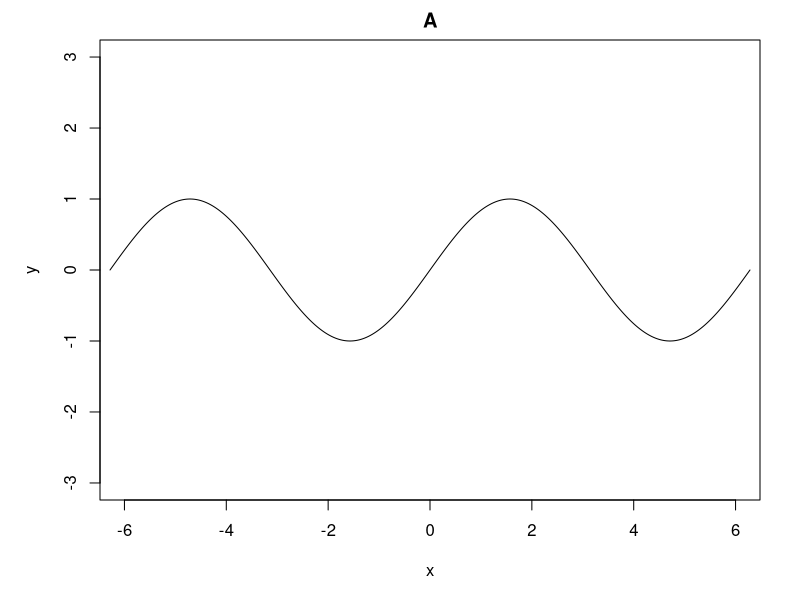
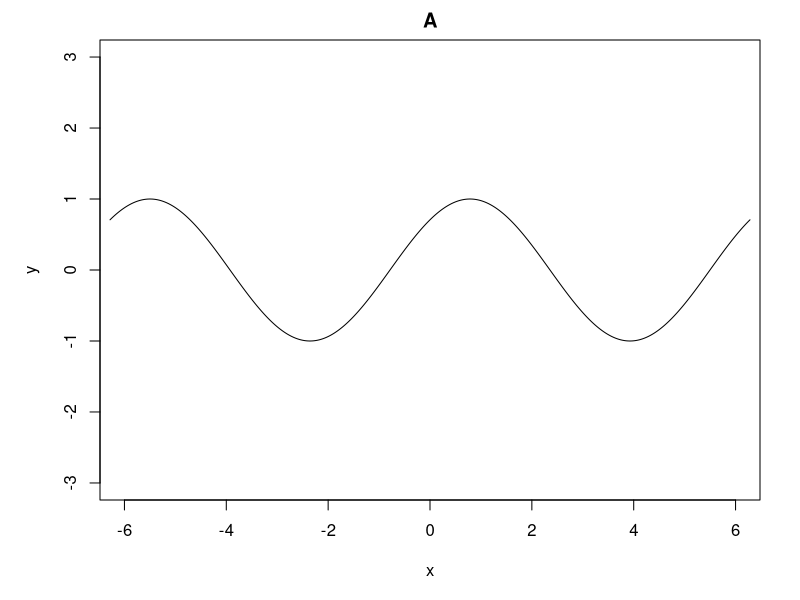
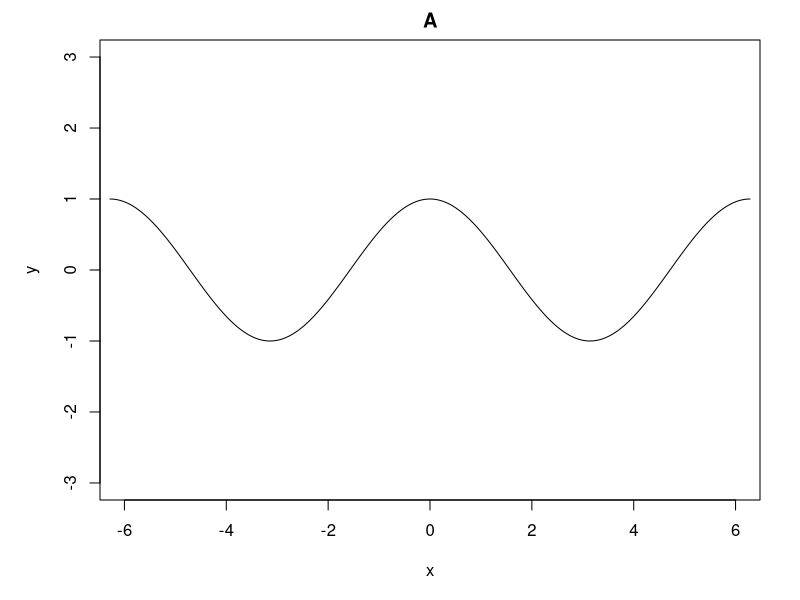
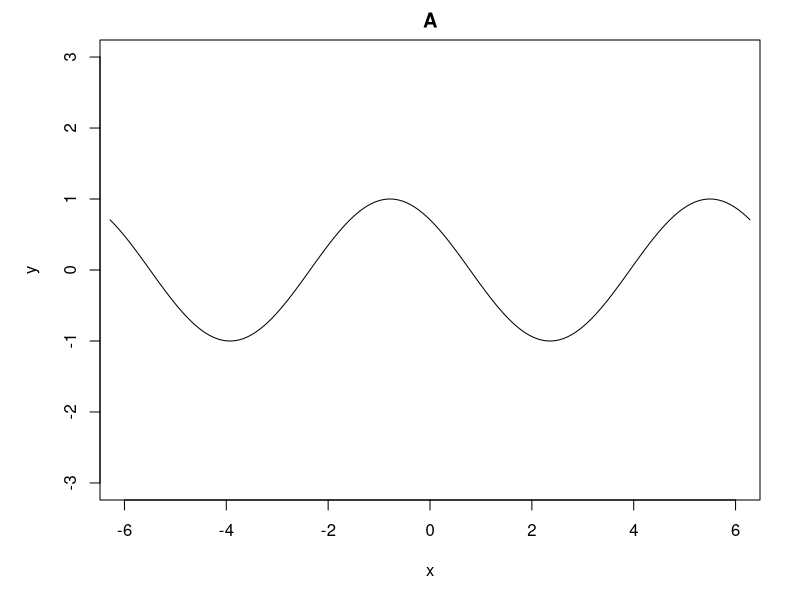
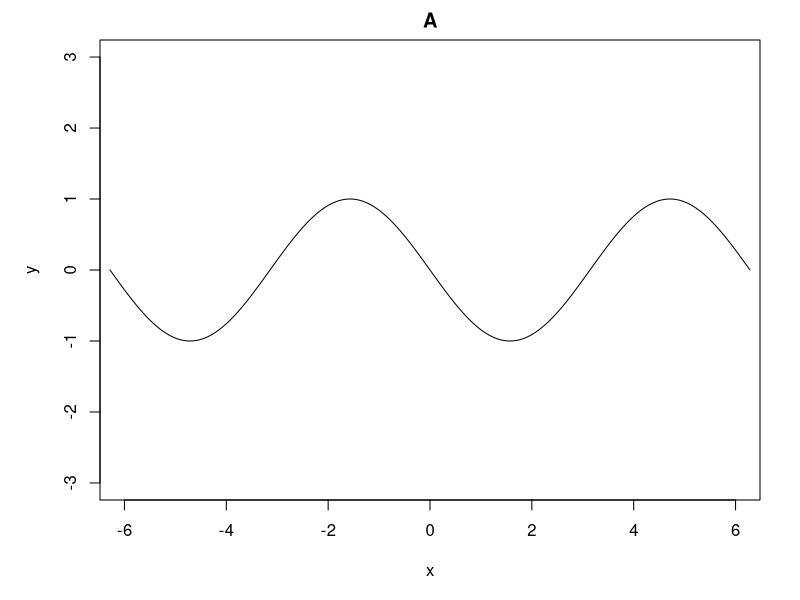
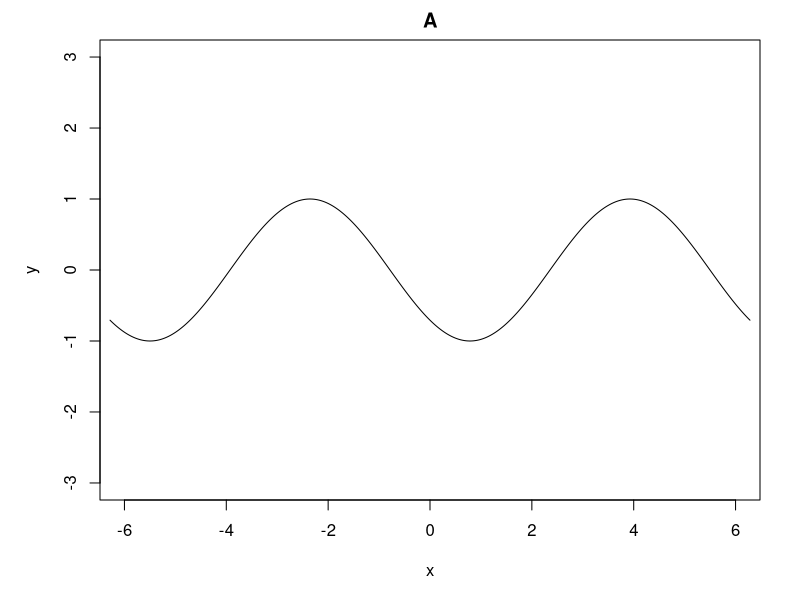
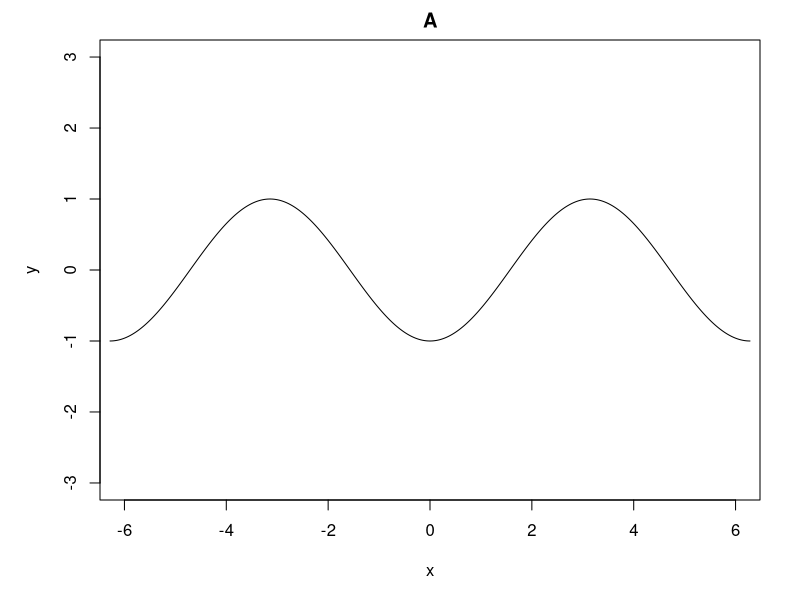
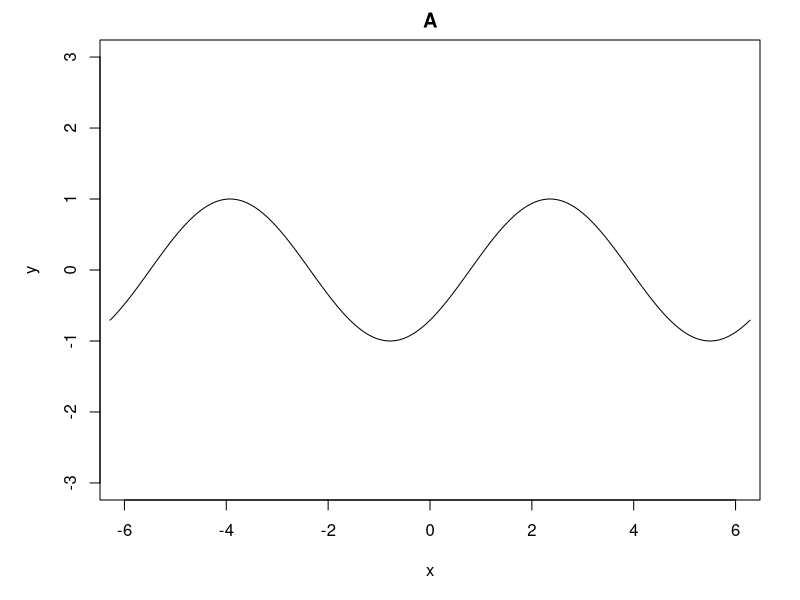

Here is the R script that generated these plots, in order:
## ---- chunk 1
## This uses gifski
## install.packages('gifski', repos = c('https://r-rust.r-universe.dev', 'https://cloud.r-project.org'))
## https://r-rust.r-universe.dev/gifski

n = 8
ts = seq(0,2*pi-2*pi/n,length.out=n)

fs = c("y=\\sin(x)\\cdot \\cos(t)",
       "y=\\frac{\\sin(x-t)+\\sin(x+t)}{2}",
       "y=\\sin(x+t)",
       "y=\\sin(x)\\cos(t)+\\cos(x)\\sin(t)",
       "y=\\sin(x)+\\cos(t)",
       "y=\\sin(x\\cdot t)")

ans = c(1,1,2,2,3,4)

mkf = function(typ,ttl){
  x = seq(-2*pi,2*pi,length.out=1000)
  for (t in ts){
    par(mar=c(5,5,2,2))
    if(typ==1){
      plot(x,sin(x)*cos(t),type="l",xlim=c(-6,6),ylim=c(-3,3),xlab="x",ylab="y",main=ttl)
    }
    if(typ==2){
      plot(x,sin(x+t),type="l",xlim=c(-6,6),ylim=c(-3,3),xlab="x",ylab="y",main=ttl)
    }
    if(typ==3){
      plot(x,sin(x)+cos(t),type="l",xlim=c(-6,6),ylim=c(-3,3),xlab="x",ylab="y",main=ttl)
    }
    if(typ==4){
      plot(x,sin(x*t),type="l",xlim=c(-6,6),ylim=c(-3,3),xlab="x",ylab="y",main=ttl)
    }
    
  }
}

ord = sample(1:4)
ord2 = sample(1:length(fs))

sol1 = paste0(1*(ans[ord2[1]]==ord),collapse="")
sol2 = paste0(1*(ans[ord2[2]]==ord),collapse="")
sol3 = paste0(1*(ans[ord2[3]]==ord),collapse="")
sol4 = paste0(1*(ans[ord2[4]]==ord),collapse="")
sol5 = paste0(1*(ans[ord2[5]]==ord),collapse="")
sol6 = paste0(1*(ans[ord2[6]]==ord),collapse="")

## ---- chunk 2
mkf(ord[1],"A")
## ---- chunk 3
mkf(ord[2],"B")
## ---- chunk 4
mkf(ord[3],"C")
## ---- chunk 5
mkf(ord[4],"D")
